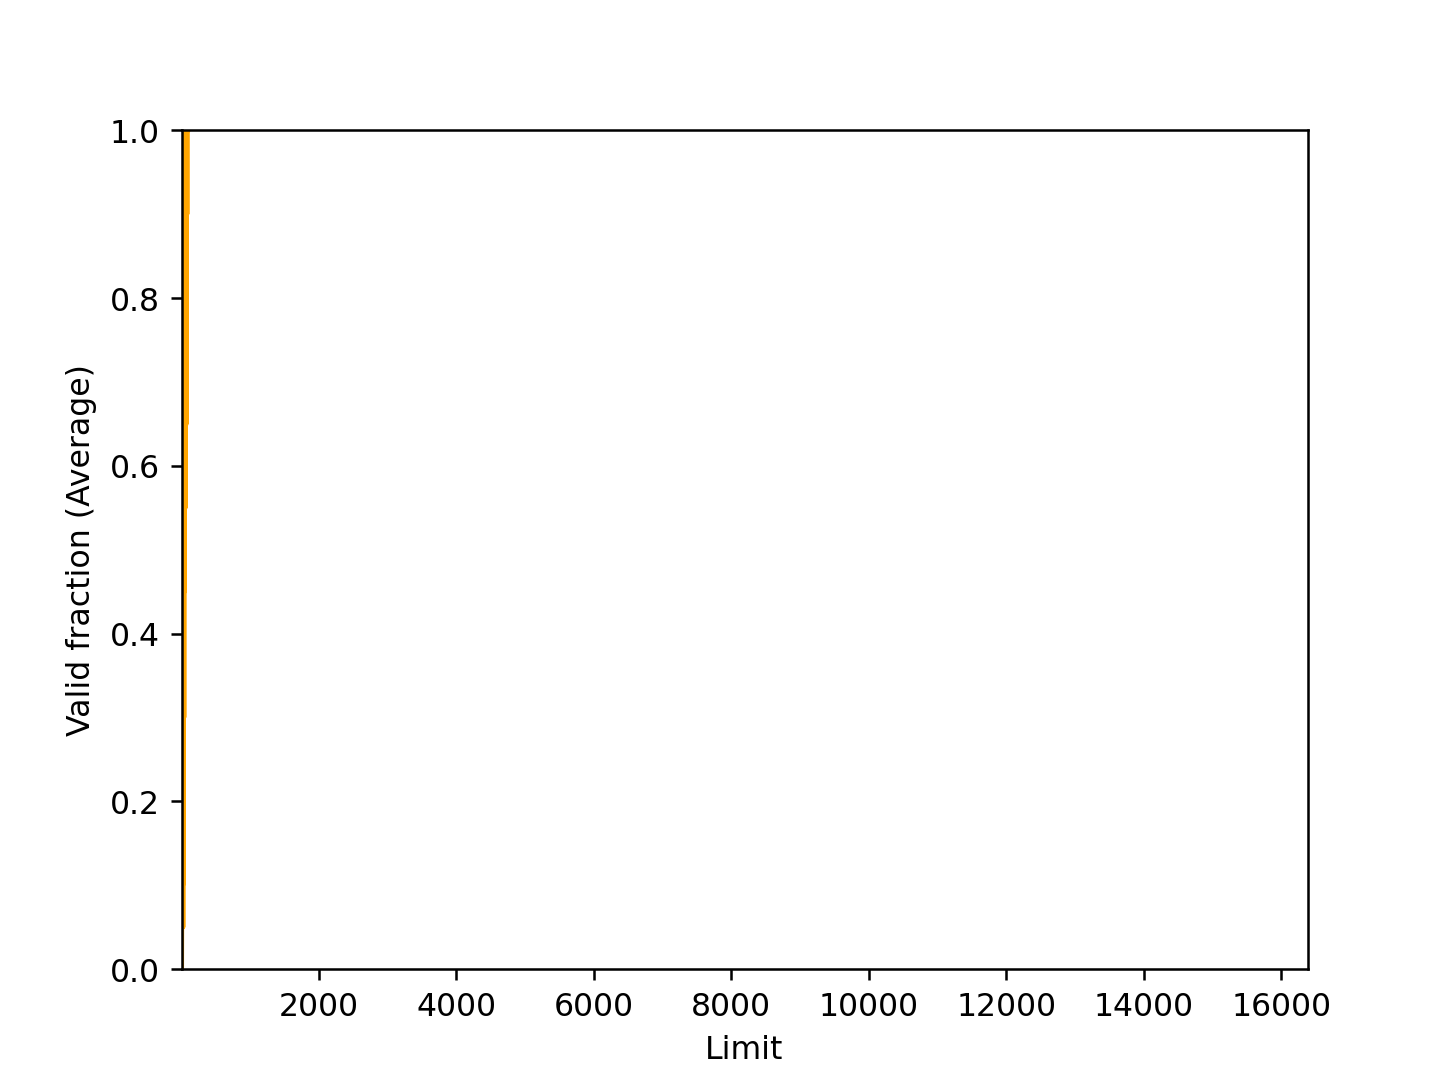

Source code (Python):
#! /usr/bin/env python

import random
import matplotlib.pyplot as plt
import numpy as np

addsize = 1024
physize = 16 * 1024
list = [0] * physize

for i in range(300):
    random.seed(i)
    for j in range(physize):
        limit = j
        viraddress = int(addsize * (random.random()))

        if viraddress < limit:
            list[j] += 1


fig = plt.figure()
x = np.linspace(1, physize, physize)
plt.plot(x, [u / 20 for u in list], color='orange')
plt.ylim(0, 1)
plt.margins(0)
plt.xlabel('Limit')
plt.ylabel('Valid fraction (Average)')
plt.savefig('aufgabe5.png', dpi=227)
plt.show()
